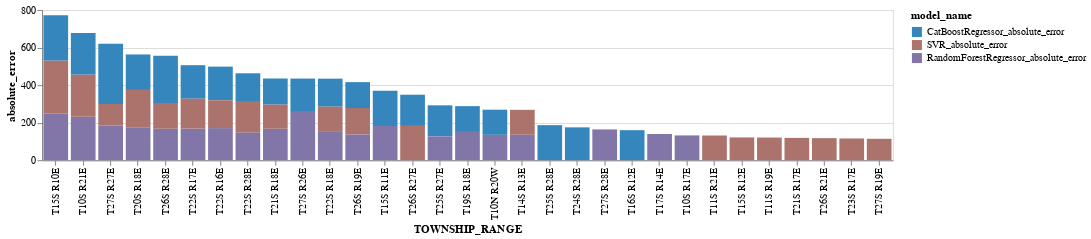

Write notebook code for a chart like this one.
### Markdown cell above
Also check the top township ranges for which a high mean absolute error is indicated

### Code cell
errors_by_township_df, chart = chart_error_by_township(error_df, model_name_list, 20)
chart

### Figure 1 — Vega-Lite specification as saved in the notebook (floating-point values rounded to 4 significant figures)
{"config": {"view": {"continuousWidth": 400, "continuousHeight": 300}}, "data": {"name": "data-eb26fb22bda01039a008e9f4897c17b2"}, "mark": {"type": "bar", "opacity": 1}, "encoding": {"color": {"field": "model_name", "scale": {"domain": ["CatBoostRegressor_absolute_error", "SVR_absolute_error", "RandomForestRegressor_absolute_error"], "range": ["#3586BD", "#AC736C", "#8275A8"]}, "type": "nominal"}, "tooltip": [{"field": "model_name", "type": "nominal"}, {"field": "absolute_error", "type": "quantitative"}, {"field": "TOWNSHIP_RANGE", "type": "nominal"}], "x": {"field": "TOWNSHIP_RANGE", "sort": "-y", "type": "nominal"}, "y": {"field": "absolute_error", "type": "quantitative"}}, "height": 150, "width": 850, "$schema": "https://vega.github.io/schema/vega-lite/v4.17.0.json", "datasets": {"data-eb26fb22bda01039a008e9f4897c17b2": [{"TOWNSHIP_RANGE": "T27S R27E", "GSE_GWE_SHIFTED": 626.5, "model_name": "CatBoostRegressor_absolute_error", "absolute_error": 320.9}, {"TOWNSHIP_RANGE": "T15S R10E", "GSE_GWE_SHIFTED": 182.3, "model_name": "SVR_absolute_error", "absolute_error": 282.4}, {"TOWNSHIP_RANGE": "T27S R26E", "GSE_GWE_SHIFTED": 443.7, "model_name": "RandomForestRegressor_absolute_error", "absolute_error": 261.3}, {"TOWNSHIP_RANGE": "T26S R28E", "GSE_GWE_SHIFTED": 708.6, "model_name": "CatBoostRegressor_absolute_error", "absolute_error": 250.9}, {"TOWNSHIP_RANGE": "T15S R10E", "GSE_GWE_SHIFTED": 182.3, "model_name": "RandomForestRegressor_absolute_error", "absolute_error": 248.5}, {"TOWNSHIP_RANGE": "T15S R10E", "GSE_GWE_SHIFTED": 182.3, "model_name": "CatBoostRegressor_absolute_error", "absolute_error": 241.7}, {"TOWNSHIP_RANGE": "T10S R21E", "GSE_GWE_SHIFTED": 27.3, "model_name": "RandomForestRegressor_absolute_error", "absolute_error": 231.8}, {"TOWNSHIP_RANGE": "T10S R21E", "GSE_GWE_SHIFTED": 27.3, "model_name": "SVR_absolute_error", "absolute_error": 225.0}, {"TOWNSHIP_RANGE": "T10S R21E", "GSE_GWE_SHIFTED": 27.3, "model_name": "CatBoostRegressor_absolute_error", "absolute_error": 220.9}, {"TOWNSHIP_RANGE": "T20S R18E", "GSE_GWE_SHIFTED": 391.8, "model_name": "SVR_absolute_error", "absolute_error": 201.1}, {"TOWNSHIP_RANGE": "T20S R18E", "GSE_GWE_SHIFTED": 391.8, "model_name": "CatBoostRegressor_absolute_error", "absolute_error": 189.2}, {"TOWNSHIP_RANGE": "T15S R11E", "GSE_GWE_SHIFTED": 621.0, "model_name": "CatBoostRegressor_absolute_error", "absolute_error": 187.6}, {"TOWNSHIP_RANGE": "T25S R28E", "GSE_GWE_SHIFTED": 625.6, "model_name": "CatBoostRegressor_absolute_error", "absolute_error": 186.6}, {"TOWNSHIP_RANGE": "T27S R27E", "GSE_GWE_SHIFTED": 626.5, "model_name": "RandomForestRegressor_absolute_error", "absolute_error": 184.1}, {"TOWNSHIP_RANGE": "T26S R27E", "GSE_GWE_SHIFTED": 622.6, "model_name": "SVR_absolute_error", "absolute_error": 182.4}, {"TOWNSHIP_RANGE": "T15S R11E", "GSE_GWE_SHIFTED": 621.0, "model_name": "RandomForestRegressor_absolute_error", "absolute_error": 181.9}, {"TOWNSHIP_RANGE": "T22S R16E", "GSE_GWE_SHIFTED": 483.0, "model_name": "CatBoostRegressor_absolute_error", "absolute_error": 179.3}, {"TOWNSHIP_RANGE": "T22S R17E", "GSE_GWE_SHIFTED": 473.4, "model_name": "CatBoostRegressor_absolute_error", "absolute_error": 178.7}, {"TOWNSHIP_RANGE": "T24S R28E", "GSE_GWE_SHIFTED": 546.1, "model_name": "CatBoostRegressor_absolute_error", "absolute_error": 174.8}, {"TOWNSHIP_RANGE": "T27S R26E", "GSE_GWE_SHIFTED": 443.7, "model_name": "CatBoostRegressor_absolute_error", "absolute_error": 173.4}, {"TOWNSHIP_RANGE": "T20S R18E", "GSE_GWE_SHIFTED": 391.8, "model_name": "RandomForestRegressor_absolute_error", "absolute_error": 173.0}, {"TOWNSHIP_RANGE": "T22S R16E", "GSE_GWE_SHIFTED": 483.0, "model_name": "RandomForestRegressor_absolute_error", "absolute_error": 170.8}, {"TOWNSHIP_RANGE": "T22S R17E", "GSE_GWE_SHIFTED": 473.4, "model_name": "RandomForestRegressor_absolute_error", "absolute_error": 168.0}, {"TOWNSHIP_RANGE": "T21S R18E", "GSE_GWE_SHIFTED": 416.2, "model_name": "RandomForestRegressor_absolute_error", "absolute_error": 167.4}, {"TOWNSHIP_RANGE": "T26S R28E", "GSE_GWE_SHIFTED": 708.6, "model_name": "RandomForestRegressor_absolute_error", "absolute_error": 167.2}, {"TOWNSHIP_RANGE": "T26S R27E", "GSE_GWE_SHIFTED": 622.6, "model_name": "CatBoostRegressor_absolute_error", "absolute_error": 166.4}, {"TOWNSHIP_RANGE": "T25S R27E", "GSE_GWE_SHIFTED": 558.6, "model_name": "CatBoostRegressor_absolute_error", "absolute_error": 165.7}, {"TOWNSHIP_RANGE": "T22S R28E", "GSE_GWE_SHIFTED": 269.7, "model_name": "SVR_absolute_error", "absolute_error": 164.3}, {"TOWNSHIP_RANGE": "T27S R28E", "GSE_GWE_SHIFTED": 367.5, "model_name": "RandomForestRegressor_absolute_error", "absolute_error": 163.8}, {"TOWNSHIP_RANGE": "T16S R12E", "GSE_GWE_SHIFTED": 621.0, "model_name": "CatBoostRegressor_absolute_error", "absolute_error": 159.8}, {"TOWNSHIP_RANGE": "T22S R17E", "GSE_GWE_SHIFTED": 473.4, "model_name": "SVR_absolute_error", "absolute_error": 159.4}, {"TOWNSHIP_RANGE": "T22S R28E", "GSE_GWE_SHIFTED": 269.7, "model_name": "CatBoostRegressor_absolute_error", "absolute_error": 152.5}, {"TOWNSHIP_RANGE": "T22S R18E", "GSE_GWE_SHIFTED": 406.4, "model_name": "RandomForestRegressor_absolute_error", "absolute_error": 150.7}, {"TOWNSHIP_RANGE": "T19S R18E", "GSE_GWE_SHIFTED": 348.8, "model_name": "RandomForestRegressor_absolute_error", "absolute_error": 150.2}, {"TOWNSHIP_RANGE": "T22S R18E", "GSE_GWE_SHIFTED": 406.4, "model_name": "CatBoostRegressor_absolute_error", "absolute_error": 149.2}, {"TOWNSHIP_RANGE": "T22S R16E", "GSE_GWE_SHIFTED": 483.0, "model_name": "SVR_absolute_error", "absolute_error": 148.3}, {"TOWNSHIP_RANGE": "T22S R28E", "GSE_GWE_SHIFTED": 269.7, "model_name": "RandomForestRegressor_absolute_error", "absolute_error": 146.2}, {"TOWNSHIP_RANGE": "T26S R19E", "GSE_GWE_SHIFTED": 210.0, "model_name": "SVR_absolute_error", "absolute_error": 141.6}, {"TOWNSHIP_RANGE": "T17S R14E", "GSE_GWE_SHIFTED": 475.2, "model_name": "RandomForestRegressor_absolute_error", "absolute_error": 139.5}, {"TOWNSHIP_RANGE": "T21S R18E", "GSE_GWE_SHIFTED": 416.2, "model_name": "CatBoostRegressor_absolute_error", "absolute_error": 139.4}, {"TOWNSHIP_RANGE": "T26S R19E", "GSE_GWE_SHIFTED": 210.0, "model_name": "CatBoostRegressor_absolute_error", "absolute_error": 137.9}, {"TOWNSHIP_RANGE": "T26S R28E", "GSE_GWE_SHIFTED": 708.6, "model_name": "SVR_absolute_error", "absolute_error": 137.7}, {"TOWNSHIP_RANGE": "T19S R18E", "GSE_GWE_SHIFTED": 348.8, "model_name": "CatBoostRegressor_absolute_error", "absolute_error": 137.7}, {"TOWNSHIP_RANGE": "T26S R19E", "GSE_GWE_SHIFTED": 210.0, "model_name": "RandomForestRegressor_absolute_error", "absolute_error": 136.3}, {"TOWNSHIP_RANGE": "T14S R13E", "GSE_GWE_SHIFTED": 192.2, "model_name": "RandomForestRegressor_absolute_error", "absolute_error": 135.5}, {"TOWNSHIP_RANGE": "T10N R20W", "GSE_GWE_SHIFTED": 569.5, "model_name": "RandomForestRegressor_absolute_error", "absolute_error": 135.0}, {"TOWNSHIP_RANGE": "T22S R18E", "GSE_GWE_SHIFTED": 406.4, "model_name": "SVR_absolute_error", "absolute_error": 134.4}, {"TOWNSHIP_RANGE": "T10N R20W", "GSE_GWE_SHIFTED": 569.5, "model_name": "CatBoostRegressor_absolute_error", "absolute_error": 133.9}, {"TOWNSHIP_RANGE": "T14S R13E", "GSE_GWE_SHIFTED": 192.2, "model_name": "SVR_absolute_error", "absolute_error": 132.6}, {"TOWNSHIP_RANGE": "T10S R17E", "GSE_GWE_SHIFTED": 297.7, "model_name": "RandomForestRegressor_absolute_error", "absolute_error": 131.8}, {"TOWNSHIP_RANGE": "T11S R21E", "GSE_GWE_SHIFTED": 48.35, "model_name": "SVR_absolute_error", "absolute_error": 131.3}, {"TOWNSHIP_RANGE": "T21S R18E", "GSE_GWE_SHIFTED": 416.2, "model_name": "SVR_absolute_error", "absolute_error": 128.4}, {"TOWNSHIP_RANGE": "T25S R27E", "GSE_GWE_SHIFTED": 558.6, "model_name": "RandomForestRegressor_absolute_error", "absolute_error": 126.4}, {"TOWNSHIP_RANGE": "T15S R12E", "GSE_GWE_SHIFTED": 394.1, "model_name": "SVR_absolute_error", "absolute_error": 121.2}, {"TOWNSHIP_RANGE": "T11S R19E", "GSE_GWE_SHIFTED": 304.2, "model_name": "SVR_absolute_error", "absolute_error": 120.4}, {"TOWNSHIP_RANGE": "T21S R17E", "GSE_GWE_SHIFTED": 437.7, "model_name": "SVR_absolute_error", "absolute_error": 118.7}, {"TOWNSHIP_RANGE": "T26S R21E", "GSE_GWE_SHIFTED": 236.7, "model_name": "SVR_absolute_error", "absolute_error": 117.4}, {"TOWNSHIP_RANGE": "T23S R17E", "GSE_GWE_SHIFTED": 369.4, "model_name": "SVR_absolute_error", "absolute_error": 115.6}, {"TOWNSHIP_RANGE": "T27S R27E", "GSE_GWE_SHIFTED": 626.5, "model_name": "SVR_absolute_error", "absolute_error": 115.2}, {"TOWNSHIP_RANGE": "T27S R19E", "GSE_GWE_SHIFTED": 210.0, "model_name": "SVR_absolute_error", "absolute_error": 113.8}]}}
